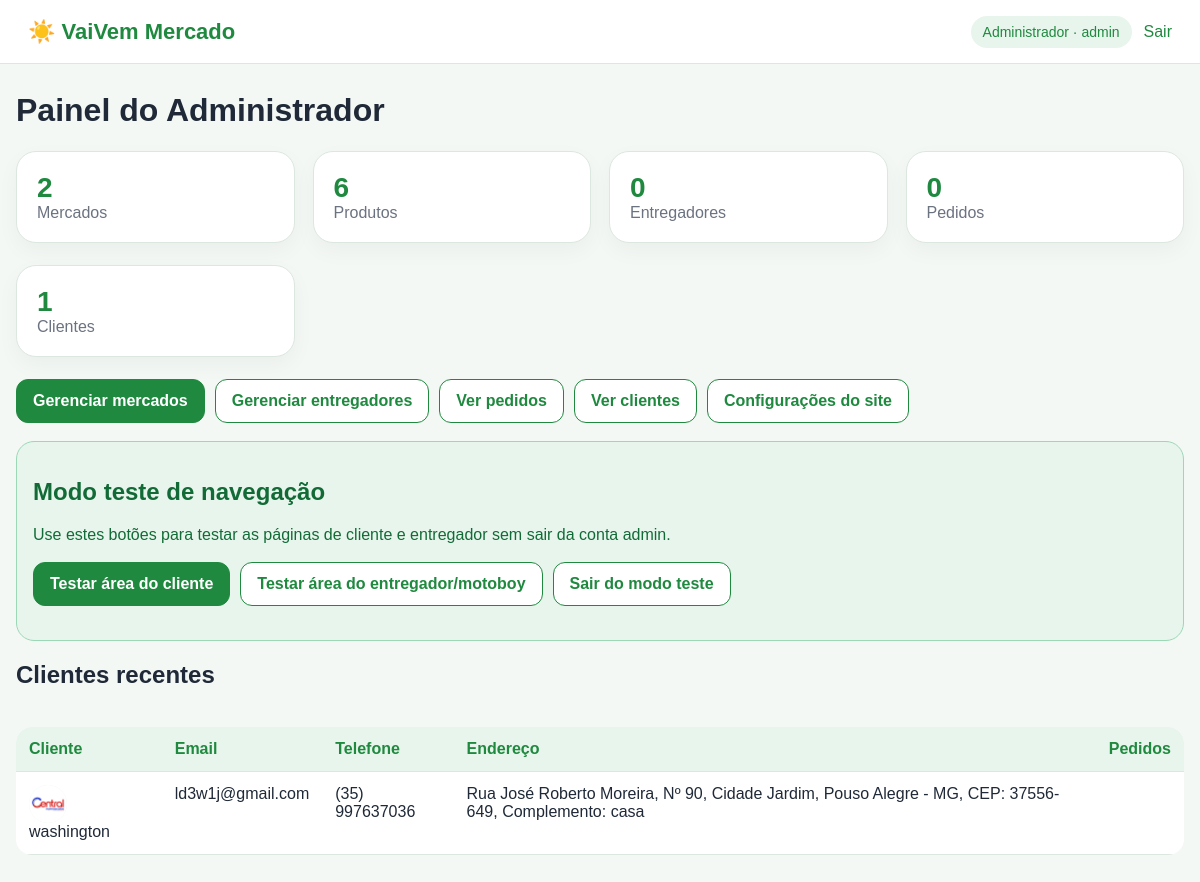
The page /admin/ (signed in) on the database its author committed.
### app/models.py (models this page shows, shortened)
class ConfiguracaoSite(db.Model):
    id = db.Column(db.Integer, primary_key=True)
    nome_site = db.Column(db.String(120), default="VaiVem Mercado")
    slogan = db.Column(db.String(255), default="Mercados do bairro, comparação de preços e entrega local.")
    bairro_regiao = db.Column(db.String(120), default="")
    telefone_suporte = db.Column(db.String(40), default="")
    email_suporte = db.Column(db.String(160), default="")
    logo_site = db.Column(db.String(255))
    icone_site = db.Column(db.String(255))
    cor_principal = db.Column(db.String(20), default="#1f8a4c")
    cor_secundaria = db.Column(db.String(20), default="#e8f5ec")
    comparacao_precos_ativa = db.Column(db.Boolean, default=True)
    tipo_mapa = db.Column(db.String(40), default="openstreetmap")
    google_maps_api_key = db.Column(db.String(255), default="")
    pix_chave = db.Column(db.String(180), default="")
    pix_nome_recebedor = db.Column(db.String(160), default="")
    pix_cidade_recebedor = db.Column(db.String(120), default="")
    mensagem_padrao_cliente = db.Column(db.Text, default="Olá! Seu pedido foi recebido e em breve será atendido.")
    mensagem_padrao_entregador = db.Column(db.Text, default="Olá! Sou o entregador responsável pelo seu pedido.")
    atualizado_em = db.Column(db.DateTime, default=datetime.utcnow, onupdate=datetime.utcnow)

class Usuario(UserMixin, db.Model):
    id = db.Column(db.Integer, primary_key=True)
    nome = db.Column(db.String(120), nullable=False)
    email = db.Column(db.String(160), unique=True, nullable=False)
    senha_hash = db.Column(db.String(255), nullable=False)
    tipo = db.Column(db.String(30), nullable=False, default="cliente")
    telefone = db.Column(db.String(40))
    foto = db.Column(db.String(255))
    endereco = db.Column(db.String(255))
    criado_em = db.Column(db.DateTime, default=datetime.utcnow)

### app/routes/admin.py (the view)
@admin_bp.route("/")
@login_required
def dashboard():
    clientes = Usuario.query.filter_by(tipo="cliente").order_by(Usuario.id.desc()).all()
    entregadores_lista = Entregador.query.all()
    return render_template(
        "admin/dashboard.html",
        mercados=Mercado.query.count(),
        produtos=Produto.query.count(),
        entregadores=Entregador.query.count(),
        pedidos=Pedido.query.count(),
        clientes_count=len(clientes),
        clientes=clientes,
        entregadores_lista=entregadores_lista
    )

### app/routes/admin.py (called while the page is built)
@admin_bp.before_request
def proteger_admin():
    if not current_user.is_authenticated or current_user.tipo != "admin":
        flash("Acesso restrito ao administrador.", "danger")
        return redirect(url_for("auth.login"))

### app/templates/admin/dashboard.html (shortened to what this page needs)
{% extends "base.html" %}
{% block content %}
<h1>Painel do Administrador</h1>
<div class="grid four">
  <div class="stat">
    <b>{{ mercados }}</b>
    <span>Mercados</span>
  </div>
  <div class="stat">
    <b>{{ produtos }}</b>
    <span>Produtos</span>
  </div>
  <div class="stat">
    <b>{{ entregadores }}</b>
    <span>Entregadores</span>
  </div>
  <div class="stat">
    <b>{{ pedidos }}</b>
    <span>Pedidos</span>
  </div>
</div>
<div class="grid four">
  <div class="stat">
    <b>{{ clientes_count }}</b>
    <span>Clientes</span>
  </div>
</div>
<div class="actions">
  <a class="btn primary" href="{{ url_for('admin.mercados') }}">Gerenciar mercados</a>
  <a class="btn" href="{{ url_for('admin.entregadores') }}">Gerenciar entregadores</a>
  <a class="btn" href="{{ url_for('admin.pedidos') }}">Ver pedidos</a>
  <a class="btn" href="{{ url_for('admin.clientes') }}">Ver clientes</a>
  <a class="btn" href="{{ url_for('admin.configuracoes') }}">Configurações do site</a>
</div>
<div class="admin-test-panel">
  <h2>Modo teste de navegação</h2>
  <p>Use estes botões para testar as páginas de cliente e entregador sem sair da conta admin.</p>
  <div class="actions">
    <a class="btn primary" href="{{ url_for('admin.modo_teste_cliente') }}">Testar área do cliente</a>
    <a class="btn" href="{{ url_for('admin.modo_teste_entregador') }}">Testar área do entregador/motoboy</a>
    <a class="btn" href="{{ url_for('admin.sair_modo_teste') }}">Sair do modo teste</a>
  </div>
</div>
<h2>Clientes recentes</h2>
<div class="clientes-table-wrap">
  <table>
    <thead>
      <tr>
        <th>Cliente</th>
        <th>Email</th>
        <th>Telefone</th>
        <th>Endereço</th>
        <th>Pedidos</th>
      </tr>
    </thead>
    <tbody>
      {% for c in clientes[:8] %}
        <tr>
          <td>
            <span class="cliente-avatar-mini">
              {% if c.foto %}
                <img src="{{ url_for('static', filename='uploads/' ~ c.foto) }}">
              {% else %}
                👤
              {% endif %}
            </span>
            {{ c.nome }}
          </td>
          <td>{{ c.email }}</td>
          <td>{{ c.telefone or "-" }}</td>
          <td>{{ c.endereco or "-" }}</td>
          <td>{{ c.pedidos_count if c.pedidos_count is defined else "" }}</td>
        </tr>
      {% else %}
        <tr>
          <td colspan="5">Nenhum cliente cadastrado ainda.</td>
        </tr>
      {% endfor %}
    </tbody>
  </table>
</div>
{% endblock %}

### app/templates/base.html (shortened to what this page needs)
<!doctype html>
<html lang="pt-br">
<head>
  <link rel="stylesheet" href="https://unpkg.com/leaflet@1.9.4/dist/leaflet.css">
  <link rel="stylesheet" href="{{ url_for('static', filename='css/style.css') }}">
</head>
<body>
<header class="topbar">
  <a class="brand" href="{{ url_for('auth.index') }}">
    {% if config_site and config_site.logo_site %}
      <img class="brand-logo-img" src="{{ url_for('static', filename='uploads/' ~ config_site.logo_site) }}" alt="Logo">
    {% else %}
      ☀️
    {% endif %}
    {{ config_site.nome_site if config_site else 'VaiVem Mercado' }}
  </a>
  <nav>
    {% if current_user.is_authenticated %}
      <span class="user-pill">{{ current_user.nome }} · {{ current_user.tipo }}</span>
      <a href="{{ url_for('auth.logout') }}">Sair</a>
    {% else %}
      <a href="{{ url_for('auth.login') }}">Entrar</a>
      <a href="{{ url_for('auth.cadastro') }}">Cadastro</a>
    {% endif %}
  </nav>
</header>
<main class="container">
  {% block content %}{% endblock %}
</main>
</body>
</html>

### app/static/css/style.css (style rules this page uses)
:root { --green:#1f8a4c; --green-dark:#126b37; --bg:#f4f8f5; --card:#ffffff; --text:#1f2937; --muted:#6b7280; --border:#dce7df; }
* { box-sizing:border-box }
html,body { max-width:100%;overflow-x:hidden }
body { margin:0;font-family:Arial,Helvetica,sans-serif;background:var(--bg);color:var(--text) }
a { color:var(--green-dark);text-decoration:none }
.topbar { min-height:64px; padding:14px 28px; background:var(--card); border-bottom:1px solid var(--border); display:flex; justify-content:space-between; align-items:center; gap:16px; position:sticky; top:0; z-index:10; }
.brand { font-size:22px; font-weight:800; color:var(--green-dark); display:inline-flex; align-items:center; gap:8px; min-width:0; }
.topbar nav { display:flex;gap:12px;align-items:center;flex-wrap:wrap }
.user-pill { background:#e8f5ec;padding:8px 12px;border-radius:999px;color:var(--green-dark);font-size:14px }
.container { width:min(1180px,calc(100% - 32px));margin:28px auto }
.grid { display:grid;gap:18px;margin:22px 0 }
.grid.four { grid-template-columns:repeat(4,minmax(0,1fr)) }
.card,.auth-card,.product-card,.stat { background:var(--card);border:1px solid var(--border);border-radius:20px;padding:20px;box-shadow:0 8px 22px #0000000a }
.btn,button { border:1px solid var(--green); background:#fff; color:var(--green-dark); border-radius:12px; padding:11px 16px; font-weight:800; cursor:pointer; display:inline-flex; align-items:center; justify-content:center; gap:8px; max-width:100%; text-align:center; line-height:1.25; white-space:normal; }
.btn.primary,button.primary { background:var(--green);color:#fff }
.actions { display:flex; flex-wrap:wrap; align-items:center; gap:10px; margin:18px 0; }
.actions .btn,.actions button { width:auto }
.stat b { display:block;font-size:28px;color:var(--green-dark) }
.stat span { color:var(--muted) }
table { width:100%;border-collapse:collapse;background:var(--card);border-radius:16px;overflow:hidden;margin:18px 0 }
th,td { padding:13px;border-bottom:1px solid var(--border);text-align:left;vertical-align:top }
th { background:#e8f5ec;color:var(--green-dark) }

### app/templates/admin/dashboard.html (style rules this page uses)
.admin-test-panel { background: #e8f5ec; border: 1px solid #9bd8b5; color: #126b37; border-radius: 18px; padding: 16px; margin: 18px 0; }
.clientes-table-wrap { overflow-x: auto; }
.cliente-avatar-mini { width: 38px; height: 38px; border-radius: 50%; background: #e8f5ec; display: inline-grid; place-items: center; overflow: hidden; vertical-align: middle; margin-right: 8px; }
.cliente-avatar-mini img { width: 100%; height: 100%; object-fit: cover; }

### rows shown on the page
ConfiguracaoSite: nome_site "VaiVem Mercado"
Usuario: nome "Administrador", tipo "admin"
Usuario: foto (picture), nome "washington", email "ld3w1j@gmail.com", telefone "(35) 997637036", endereco "Rua José Roberto Moreira, Nº 90, Cidade Jardim, Pouso Alegre - MG, CEP: 37556-649, Complemento: casa"

### other values the page prints
{{ mercados }} "2"
{{ produtos }} "6"
{{ entregadores }} "0"
{{ pedidos }} "0"
{{ clientes_count }} "1"
